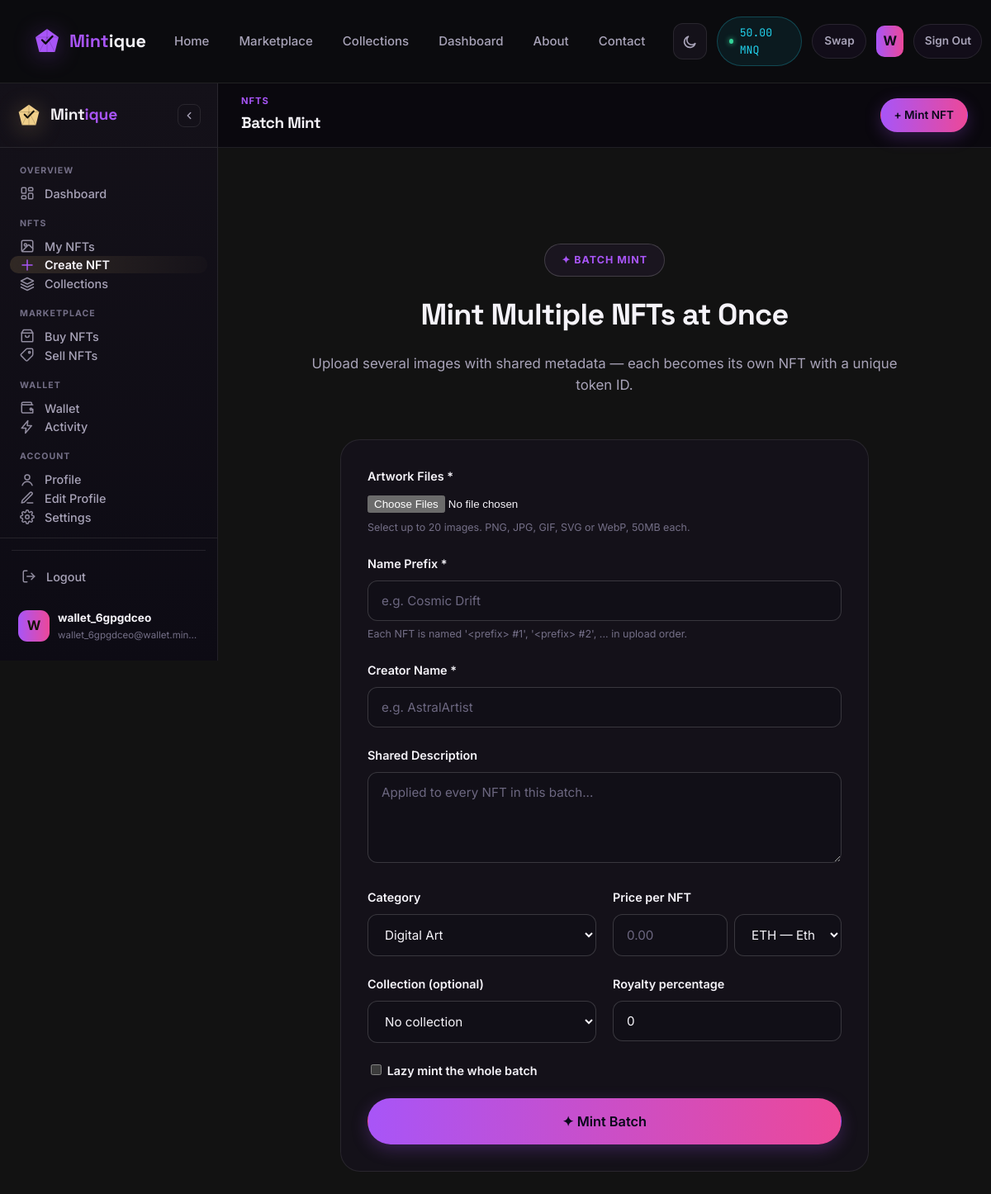
The app's page /nft/mint/batch/ (signed in) with its own data.
### walletapp/models.py (models this page shows, shortened)
class Wallet(models.Model):
    user = models.OneToOneField(settings.AUTH_USER_MODEL, on_delete=models.CASCADE, related_name="ledger_wallet")
    eth_balance = models.DecimalField(max_digits=18, decimal_places=6, default=5)  # demo starting balance
    mnq_balance = models.DecimalField(max_digits=18, decimal_places=4, default=0)
    btc_balance = models.DecimalField(max_digits=18, decimal_places=8, default=0)
    usdt_balance = models.DecimalField(max_digits=18, decimal_places=2, default=0)
    usdc_balance = models.DecimalField(max_digits=18, decimal_places=2, default=0)
    sol_balance = models.DecimalField(max_digits=18, decimal_places=4, default=0)
    updated_at = models.DateTimeField(auto_now=True)
    BALANCE_FIELDS = {
        "ETH": "eth_balance",
        "MNQ": "mnq_balance",
        "BTC": "btc_balance",
        "USDT": "usdt_balance",
        "USDC": "usdc_balance",
        "SOL": "sol_balance",
    }

### accounts/models.py (models this page shows, shortened)
class User(AbstractUser):
    class AuthProvider(models.TextChoices):
        EMAIL = "email", "Email"
        GOOGLE = "google", "Google"
        WALLET = "wallet", "Wallet"
    email = models.EmailField(unique=True)
    avatar = models.ImageField(upload_to="avatars/", blank=True, null=True)
    bio = models.CharField(max_length=255, blank=True)
    wallet_address = models.CharField(max_length=64, blank=True, null=True, unique=False)
    wallet_connected_at = models.DateTimeField(blank=True, null=True)
    is_email_verified = models.BooleanField(default=False)
    email_verification_token = models.UUIDField(default=uuid.uuid4, editable=False)
    two_factor_enabled = models.BooleanField(default=False)
    auth_provider = models.CharField(max_length=20, choices=AuthProvider.choices, default=AuthProvider.EMAIL)
    is_verified_creator = models.BooleanField(default=False)
    verified_creator_at = models.DateTimeField(blank=True, null=True)
    created_at = models.DateTimeField(auto_now_add=True)
    USERNAME_FIELD = "email"
    REQUIRED_FIELDS = ["username"]
    @property
    def has_wallet(self):
        return bool(self.wallet_address)
    @property
    def initials(self):
        return (self.first_name[:1] or self.username[:1] or "U").upper()

### nftapp/views.py (the view)
# urls.py: path("mint/batch/", views.batch_mint_view, name="batch_mint"),
@login_required
@wallet_required
def batch_mint_view(request):
    if request.method == "POST":
        form = BatchMintForm(request.POST, request.FILES, user=request.user)
        if form.is_valid():
            created = []
            with transaction.atomic():
                asset_hashes = getattr(form, "asset_hashes", [])
                for i, image in enumerate(form.cleaned_data["images"], start=1):
                    nft = NFT(
                        owner=request.user,
                        creator=request.user,
                        creator_name=form.cleaned_data["creator_name"],
                        name=f"{form.cleaned_data['name_prefix']} #{i}",
                        description=form.cleaned_data["description"],
                        image=image,
                        category=form.cleaned_data["category"],
                        price=form.cleaned_data["price"],
                        currency=form.cleaned_data.get("currency") or NFT._meta.get_field("currency").default,
                        collection=form.cleaned_data.get("collection"),
                        royalty_percentage=form.cleaned_data.get("royalty_percentage") or 0,
                        is_lazy_minted=form.cleaned_data.get("is_lazy_minted", False),
                    )
                    if i - 1 < len(asset_hashes):
                        nft.content_hash = asset_hashes[i - 1]
                    nft.save()
                    created.append(nft)
                    if not nft.is_lazy_minted:
                        Transaction.objects.create(
                            user=request.user, tx_type=Transaction.TxType.MINT, nft=nft,
                            token="NFT", amount=1, note=f"Batch minted {nft.name} (Mintique #{nft.pk})",
                        )
            messages.success(request, f"Batch mint complete — {len(created)} NFTs created.")
            return redirect("nftapp:my_collection")
    else:
        form = BatchMintForm(user=request.user)
    return render(request, "nftapp/batch_mint.html", {"form": form})

### templates/nftapp/batch_mint.html (shortened to what this page needs)
{% extends "dash_base.html" %}
{% load static %}
{% block page_eyebrow %}NFTs{% endblock %}
{% block page_title %}Batch Mint{% endblock %}
{% block content %}
<section class="section">
  <div class="section-head">
    <span class="eyebrow">✦ Batch Mint</span>
    <h2>Mint <span class="grad-text">Multiple NFTs</span> at Once</h2>
    <p>Upload several images with shared metadata — each becomes its own NFT with a unique token ID.</p>
  </div>
  <form method="post" enctype="multipart/form-data" class="card" style="max-width:640px; margin:0 auto;" data-wallet-gate novalidate>
    <div class="field">
      <label>Artwork Files *</label>
      {{ form.images }}
      <p class="hint">{{ form.images.help_text }}</p>
    </div>
    <div class="field">
      <label>Name Prefix *</label>
      {{ form.name_prefix }}
      <p class="hint">{{ form.name_prefix.help_text }}</p>
    </div>
    <div class="field">
      <label>Creator Name *</label>
      {{ form.creator_name }}
    </div>
    <div class="field">
      <label>Shared Description</label>
      {{ form.description }}
    </div>
    <div class="field-row">
      <div class="field">
        <label>Category</label>
        {{ form.category }}
      </div>
      <div class="field">
        <label>Price per NFT</label>
        <div style="display:flex; gap:8px;">
          {{ form.price }}
          <div style="flex:0 0 130px;">{{ form.currency }}</div>
        </div>
      </div>
    </div>
    <div class="field-row">
      <div class="field">
        <label>Collection (optional)</label>
        {{ form.collection }}
      </div>
      <div class="field">
        <label>{{ form.royalty_percentage.label }}</label>
        {{ form.royalty_percentage }}
      </div>
    </div>
    <div class="field">
      <label>{{ form.is_lazy_minted }} {{ form.is_lazy_minted.label }}</label>
    </div>
    <button type="submit" class="btn btn-gradient btn-block btn-lg">✦ Mint Batch</button>
  </form>
</section>
{% endblock %}

### templates/partials/_header.html (shortened to what this page needs)
{% load static %}
<nav class="navbar" id="siteNavbar">
  <a href="{% url 'home' %}" class="brand">
    <span class="brand-mark">
    </span>
    <span>Mint<b>ique</b></span>
  </a>
  <div class="nav-links" id="navLinks">
    <a href="{% url 'home' %}" {% if request.resolver_match.url_name == 'home' %}class="active"{% endif %}>Home</a>
    <a href="{% url 'nftapp:marketplace' %}" {% if request.resolver_match.url_name == 'marketplace' %}class="active"{% endif %}>Marketplace</a>
    <a href="{% url 'nftapp:collection_list' %}" {% if request.resolver_match.url_name == 'collection_list' or request.resolver_match.url_name == 'collection_detail' %}class="active"{% endif %}>Collections</a>
    {% if user.is_authenticated %}
    <a href="{% url 'nftapp:dashboard' %}" {% if request.resolver_match.url_name == 'dashboard' %}class="active"{% endif %}>Dashboard</a>
    {% else %}
    <a href="{% url 'nftapp:my_collection' %}" {% if request.resolver_match.url_name == 'my_collection' %}class="active"{% endif %}>My NFTs</a>
    {% endif %}
    <a href="{% url 'about' %}" {% if request.resolver_match.url_name == 'about' %}class="active"{% endif %}>About</a>
    <a href="{% url 'contact' %}" {% if request.resolver_match.url_name == 'contact' %}class="active"{% endif %}>Contact</a>
  </div>
  <div class="nav-actions">
    <button class="theme-toggle" id="themeToggle" aria-label="Toggle dark / light theme" type="button">
      <svg class="icon-moon" width="19" height="19" viewBox="0 0 24 24" fill="none" stroke="currentColor" stroke-width="2" stroke-linecap="round" stroke-linejoin="round"><path d="M20 14.5A8.5 8.5 0 1 1 9.5 4a7 7 0 0 0 10.5 10.5Z"/></svg>
    </button>
    {% if user.is_authenticated %}
      {% if nav_wallet %}
        <div class="wallet-pill" title="MNQ token balance">
          <span class="dot"></span>{{ nav_wallet.mnq_balance|floatformat:2 }} MNQ
        </div>
      {% endif %}
      <a href="{% url 'walletapp:swap' %}" class="btn btn-ghost btn-sm">Swap</a>
      <a href="{% url 'nftapp:dashboard' %}" class="avatar-chip" title="{{ user.email }}">
        {% if user.avatar %}<img src="{{ user.avatar.url }}" alt="" style="width:100%;height:100%;border-radius:inherit;object-fit:cover;">{% else %}{{ user.initials }}{% endif %}
      </a>
      <a href="{% url 'accounts:logout' %}" class="btn btn-ghost btn-sm">Sign Out</a>
    {% else %}
      <a href="{% url 'accounts:login' %}" class="btn btn-outline">Login</a>
      <a href="{% url 'accounts:register' %}" class="btn btn-gradient">Register</a>
    {% endif %}
  </div>
</nav>

### templates/partials/_sidebar.html (shortened to what this page needs)
{% load static %}
{% with vn=request.resolver_match.view_name %}
<aside class="dash-sidebar" id="dashSidebar">
  <div class="dash-sidebar-head">
    <span class="brand-mark">
    </span>
    <span class="brand-name">Mint<b>ique</b></span>
    <button class="dash-sidebar-collapse" id="sidebarCollapseBtn" type="button" aria-label="Collapse sidebar">
      <svg width="14" height="14" viewBox="0 0 24 24" fill="none" stroke="currentColor" stroke-width="2.4" stroke-linecap="round" stroke-linejoin="round"><path d="M15 18l-6-6 6-6"/></svg>
    </button>
  </div>
  <nav class="dash-nav">
    <div class="dash-nav-group-label">Overview</div>
    <a href="{% url 'nftapp:dashboard' %}" class="dash-nav-item {% if vn == 'nftapp:dashboard' %}active{% endif %}">
      <span class="label">Dashboard</span>
    </a>
    <div class="dash-nav-group-label">NFTs</div>
    <a href="{% url 'nftapp:my_collection' %}" class="dash-nav-item {% if vn == 'nftapp:my_collection' %}active{% endif %}">
      <svg viewBox="0 0 24 24" fill="none" stroke="currentColor" stroke-width="2" stroke-linecap="round" stroke-linejoin="round"><rect x="3" y="3" width="18" height="18" rx="2.5"/><circle cx="9" cy="10" r="2"/><path d="M21 16l-5.2-5.2a2 2 0 0 0-2.8 0L4 20"/></svg>
      <span class="label">My NFTs</span>
    </a>
    <a href="{% url 'nftapp:mint' %}" class="dash-nav-item {% if vn == 'nftapp:mint' or vn == 'nftapp:batch_mint' %}active{% endif %}">
      <svg viewBox="0 0 24 24" fill="none" stroke="currentColor" stroke-width="2" stroke-linecap="round" stroke-linejoin="round"><path d="M12 4v16M4 12h16"/></svg>
      <span class="label">Create NFT</span>
    </a>
    <a href="{% url 'nftapp:collection_list' %}" class="dash-nav-item {% if vn == 'nftapp:collection_list' or vn == 'nftapp:collection_detail' %}active{% endif %}">
      <svg viewBox="0 0 24 24" fill="none" stroke="currentColor" stroke-width="2" stroke-linecap="round" stroke-linejoin="round"><path d="M12 2 2 7l10 5 10-5-10-5Z"/><path d="M2 17l10 5 10-5M2 12l10 5 10-5"/></svg>
      <span class="label">Collections</span>
    </a>
    <div class="dash-nav-group-label">Marketplace</div>
    <a href="{% url 'nftapp:marketplace' %}" class="dash-nav-item {% if vn == 'nftapp:marketplace' %}active{% endif %}">
      <svg viewBox="0 0 24 24" fill="none" stroke="currentColor" stroke-width="2" stroke-linecap="round" stroke-linejoin="round"><path d="M6 2 3 7v13a1 1 0 0 0 1 1h16a1 1 0 0 0 1-1V7l-3-5H6Z"/><path d="M3 7h18M9 11a3 3 0 0 0 6 0"/></svg>
      <span class="label">Buy NFTs</span>
    </a>
    <a href="{% url 'nftapp:sell' %}" class="dash-nav-item {% if vn == 'nftapp:sell' %}active{% endif %}">
      <svg viewBox="0 0 24 24" fill="none" stroke="currentColor" stroke-width="2" stroke-linecap="round" stroke-linejoin="round"><path d="M20.6 12.6 12.6 20.6a2 2 0 0 1-2.8 0l-7.4-7.4a2 2 0 0 1 0-2.8L10.4 2.4a2 2 0 0 1 1.4-.6H19a2 2 0 0 1 2 2v6.8a2 2 0 0 1-.4 1.4Z"/><circle cx="15.5" cy="7.5" r="1.5"/></svg>
      <span class="label">Sell NFTs</span>
    </a>
    <div class="dash-nav-group-label">Wallet</div>
    <a href="{% url 'walletapp:swap' %}" class="dash-nav-item {% if vn == 'walletapp:swap' %}active{% endif %}">
      <svg viewBox="0 0 24 24" fill="none" stroke="currentColor" stroke-width="2" stroke-linecap="round" stroke-linejoin="round"><path d="M21 7H5a2 2 0 0 1 0-4h13a1 1 0 0 1 1 1v3Z"/><path d="M3 7v11a2 2 0 0 0 2 2h16v-6"/><circle cx="18" cy="14" r="1.6"/></svg>
      <span class="label">Wallet</span>
    </a>
    <a href="{% url 'walletapp:transactions' %}" class="dash-nav-item {% if vn == 'walletapp:transactions' %}active{% endif %}">
      <svg viewBox="0 0 24 24" fill="none" stroke="currentColor" stroke-width="2" stroke-linecap="round" stroke-linejoin="round"><path d="M13 2 3 14h7l-1 8 10-12h-7l1-8Z"/></svg>
      <span class="label">Activity</span>
    </a>
    <div class="dash-nav-group-label">Account</div>
    <a href="{% url 'accounts:profile' %}" class="dash-nav-item {% if vn == 'accounts:profile' %}active{% endif %}">
      <svg viewBox="0 0 24 24" fill="none" stroke="currentColor" stroke-width="2" stroke-linecap="round" stroke-linejoin="round"><circle cx="12" cy="8" r="4"/><path d="M4 21c1.6-4 5-6 8-6s6.4 2 8 6"/></svg>
      <span class="label">Profile</span>
    </a>
    <a href="{% url 'accounts:edit_profile' %}" class="dash-nav-item {% if vn == 'accounts:edit_profile' %}active{% endif %}">
      <svg viewBox="0 0 24 24" fill="none" stroke="currentColor" stroke-width="2" stroke-linecap="round" stroke-linejoin="round"><path d="M12 20h9"/><path d="M16.5 3.5a2.1 2.1 0 0 1 3 3L7 19l-4 1 1-4 12.5-12.5Z"/></svg>
      <span class="label">Edit Profile</span>
    </a>
    <a href="{% url 'accounts:settings' %}" class="dash-nav-item {% if vn == 'accounts:settings' %}active{% endif %}">
      <span class="label">Settings</span>
    </a>
  </nav>
  <div class="dash-sidebar-foot">
    <div class="dash-nav-divider" style="margin:0 0 10px;"></div>
    <a href="{% url 'accounts:logout' %}" class="dash-nav-item danger" style="margin-bottom:10px;">
      <svg viewBox="0 0 24 24" fill="none" stroke="currentColor" stroke-width="2" stroke-linecap="round" stroke-linejoin="round"><path d="M9 21H5a2 2 0 0 1-2-2V5a2 2 0 0 1 2-2h4"/><path d="M16 17l5-5-5-5"/><path d="M21 12H9"/></svg>
      <span class="label">Logout</span>
    </a>
    <a href="{% url 'accounts:profile' %}" class="dash-user-card">
      <span class="avatar-lg">
        {% if user.avatar %}<img src="{{ user.avatar.url }}" alt="">{% else %}{{ user.initials }}{% endif %}
      </span>
      <span class="who">
        <b>{{ user.first_name|default:user.username }}</b>
        <span>{{ user.email }}</span>
      </span>
    </a>
  </div>
</aside>
{% endwith %}

### records on screen
Wallet: mnq_balance "50.00"
User: initials "W", first_name "wallet_6gpgdceo", email "wallet_6gpgdceo@wallet.min…"
